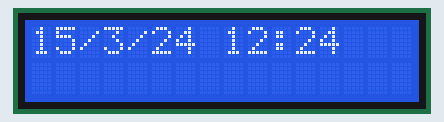
Simulated run of this sketch. Board: Arduino MKR. Parts: 16×2 character LCD. WiFi joins after 1.5 s; servers stay silent unless stated; uploads are accepted with an empty reply; the local clock reads 2024-03-15 10:24:30 at power-on unless the sketch sets it; what the sketch prints to the serial monitor is not drawn.

Above: at 3.8 s.
At 64.6 s:
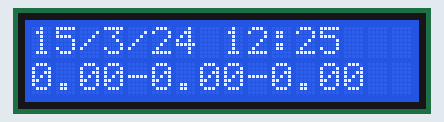
At 125.0 s:
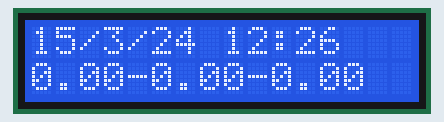

Measured:
- what the display in image 0 shows lasts 0.4 s, from 3.6 s to 4.0 s
- what the display in image 1 shows lasts 60.0 s, from 64.5 s to 124.5 s

The sketch:

sketch_mar30c.ino
```cpp
#include <SPI.h>
#include <WiFi101.h>
#include <WiFiUdp.h>
#include <RTCZero.h>
#include <ArduinoJson.h>
#include <LiquidCrystal.h>
#include "arduino_secrets.h"

// Your network SSID (name)
char ssid[] = SECRET_SSID;
// Your network password (use for WPA, or use as key for WEP)
char pass[] = SECRET_PASS;
// OpenWeatherApi endpoint plus token
char endpoint[] = ENDPOINT;
char token[] = TOKEN;
char host[] = HOST;
int keyIndex = 0;

// rs: the number of the Arduino pin that is connected to the RS pin on the LCD
// enable: the number of the Arduino pin that is connected to the enable pin on the LCD/
// d0, d1, d2, d3, d4, d5, d6, d7: the numbers of the Arduino pins that are connected to the corresponding data pins on the LCD
const int rs = 13, en = 12, d9 = 9, d8 = 8, d7 = 7, d6 = 6;
int status = WL_IDLE_STATUS;
// GMT+2 Madrid
const int GMT = 2;

WiFiClient client;
LiquidCrystal lcd(rs, en, d9, d8, d7, d6);
RTCZero rtc;

void setup() {
  Serial.begin(115200);

  // check if the WiFi module works
  if (WiFi.status() == WL_NO_SHIELD) {
    lcd.println("WiFi shield not present");
    // don't continue:
    while (true);
  }

  // attempt to connect to WiFi network:
  while ( status != WL_CONNECTED) {
    lcd.print("Attempting to connect to SSID: ");
    lcd.println(ssid);
    // Connect to WPA/WPA2 network. Change this line if using open or WEP network:
    status = WiFi.begin(ssid, pass);

    // wait 10 seconds for connection:
    delay(2000);
  }

  // you're connected now, so print out the status:
  printWiFiStatus();

  rtc.begin();

  unsigned long epoch;
  int numberOfTries = 0, maxTries = 6;
  do {
    epoch = WiFi.getTime();
    numberOfTries++;
  }
  while ((epoch == 0) && (numberOfTries < maxTries));

  if (numberOfTries == maxTries) {
    lcd.print("NTP unreachable!!");
    while (1);
  }
  else {
    lcd.print("Epoch received: ");
    lcd.print(epoch);
    rtc.setEpoch(epoch);

    lcd.println();
  }

  lcd.begin(16, 2);
}

void loop() {
  lcd.clear();
  printDateOnLCD();
  printWeatherOnLCD();
  delay(60000);
}

void printDateOnLCD()
{
  lcd.print(rtc.getDay());
  lcd.print("/");
  lcd.print(rtc.getMonth());
  lcd.print("/");
  lcd.print(rtc.getYear());
  lcd.print(" ");
  lcd.print(rtc.getHours() + GMT);
  lcd.print(":");
  lcd.print(rtc.getMinutes());
}

void printWeatherOnLCD() {
  requestOpenWeatherApi();
}
void requestOpenWeatherApi() {
 if (client.connect(HOST, 80)) {
    Serial.println("connected to server");
    // Make a HTTP request:
    client.println((String)"GET " + endpoint + token + " HTTP/1.1");
    client.println((String)"Host: " + host);
    client.println();
    getResponse();
    client.stop();
  }
}

void getResponse() {
  // Wait for a response from the server indicating availability,
  // and then collect the response and build it into a string.
  String response;
  String jsonResponse;
  long startTime = millis();
  delay( 200 );
  while ( client.available() < 1 && (( millis() - startTime ) < 5000 ) ){
        delay( 5 );
  }

  if( client.available() > 0 ){ // Get response from server
     char charIn;
     do {
         // Read a char from the buffer.
         charIn = client.read();
         // Append the char to the string response.
         response += charIn;
        } while ( client.available() > 0 );
    }
  printJSON(getJSONString(response, "{"));
}

void printJSON(String json) {
  const size_t capacity = JSON_ARRAY_SIZE(1) + JSON_OBJECT_SIZE(1) + 2*JSON_OBJECT_SIZE(2) + JSON_OBJECT_SIZE(4) + JSON_OBJECT_SIZE(5) + JSON_OBJECT_SIZE(6) + JSON_OBJECT_SIZE(13) + 290;
  // JsonDocument that allocates its memory pool in the heap.
  DynamicJsonDocument doc(capacity);
  // Parses a JSON input and puts the result in a JsonDocument.
  deserializeJson(doc, json);
  JsonObject main = doc["main"];
  double mainTemp = main["temp"];
  double tempMin = main["temp_min"];// 283.59
  double tempMax = main["temp_max"];// 283.59
  //Position the LCD cursor.
  lcd.setCursor(0, 1);
  lcd.print(String(tempMin) + "-" + String(mainTemp) + "-" + String(tempMax)+ "");
}

String getJSONString(String str, String start) {
  int letterStart = str.indexOf(start);
  if (letterStart==-1) return "";
  letterStart += start.length() -1;
  return str.substring(letterStart, str.length() - 1);
}

void printWiFiStatus() {
  // print the SSID of the network you're attached to:
  lcd.print("SSID: ");
  lcd.println(WiFi.SSID());

  // print your WiFi shield's IP address:
  IPAddress ip = WiFi.localIP();
  lcd.print("IP Address: ");
  lcd.println(ip);

  // print the received signal strength:
  long rssi = WiFi.RSSI();
  lcd.print("signal strength (RSSI):");
  lcd.print(rssi);
  lcd.println(" dBm");
}

void print2digits(int number) {
  if (number < 10) {
    lcd.print("0");
  }
  lcd.print(number);
}
```

arduino_secrets.h
```cpp
#define SECRET_SSID "";        // your network SSID (name)
#define SECRET_PASS "";
#define ENDPOINT ""
#define TOKEN ""
#define HOST ""
```
